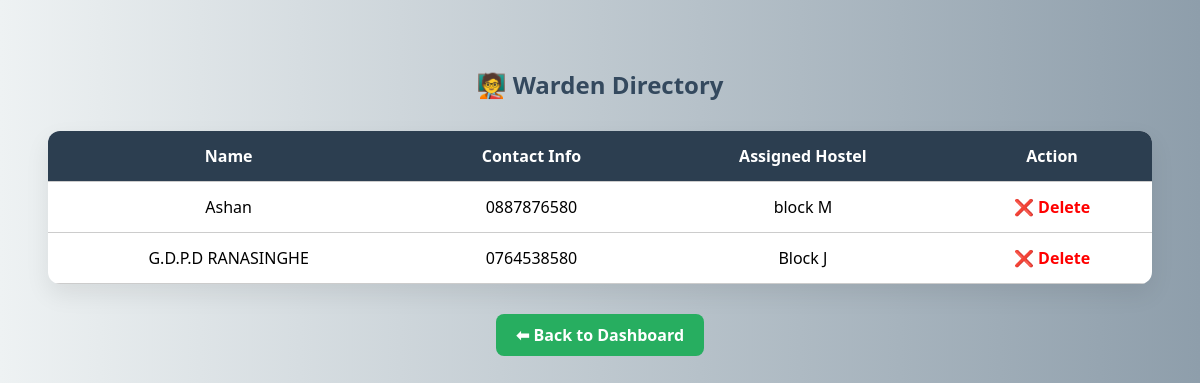
The page /hostel_management/view_wardens.php (signed in) on the database its author committed.
### tables this page shows
CREATE TABLE `warden` (
  `warden_id` int(11) NOT NULL,
  `name` varchar(100) NOT NULL,
  `contact_info` varchar(100) DEFAULT NULL,
  `assigned_hostel` varchar(100) DEFAULT NULL,
  `user_id` int(11) DEFAULT NULL
);

### hostel_management/view_wardens.php (the view, shortened to what this page needs)
<?php
require 'includes/db_connect.php';
$query = "SELECT name, contact_info, assigned_hostel, user_id FROM warden ORDER BY name";
$result = $conn->query($query);
?>
<!DOCTYPE html>
<html lang="en">
<head>
</head>
<body>
<h2>🧑‍🏫 Warden Directory</h2>
<table>
    <tr>
        <th>Name</th>
        <th>Contact Info</th>
        <th>Assigned Hostel</th>
        <th>Action</th>
    </tr>
    <?php while ($row = $result->fetch_assoc()): ?>
        <tr>
            <td><?= htmlspecialchars($row['name']) ?></td>
            <td><?= htmlspecialchars($row['contact_info']) ?></td>
            <td><?= htmlspecialchars($row['assigned_hostel'] ?: 'Not Assigned') ?></td>
            <td>
                <a href="delete_warden.php?user_id=<?= $row['user_id'] ?>"
                   class="delete-link"
                   onclick="return confirm('Delete this warden permanently?')">❌ Delete</a>
            </td>
        </tr>
    <?php endwhile; ?>
</table>
<a href="admin_dashboard.php" class="back-btn">⬅ Back to Dashboard</a>
</body>
</html>

### hostel_management/view_wardens.php (style rules this page uses)
body { font-family: 'Segoe UI', sans-serif; background: linear-gradient(to right, #eef2f3, #8e9eab); padding: 40px; }
h2 { text-align: center; color: #34495e; margin-bottom: 30px; }
table { width: 100%; border-collapse: collapse; background-color: white; border-radius: 12px; box-shadow: 0 10px 25px rgba(0, 0, 0, 0.08); overflow: hidden; }
th, td { padding: 14px; text-align: center; border-bottom: 1px solid #ccc; }
th { background-color: #2c3e50; color: white; }
.delete-link { color: red; font-weight: bold; text-decoration: none; }
.back-btn { display: block; width: fit-content; margin: 30px auto 0; padding: 10px 20px; background-color: #27ae60; color: white; font-weight: bold; text-decoration: none; border-radius: 8px; transition: background-color 0.3s ease; }

### rows shown on the page
warden: name "Ashan", contact_info "0887876580", assigned_hostel "block M"
warden: name "G.D.P.D RANASINGHE", contact_info "0764538580", assigned_hostel "Block J"
